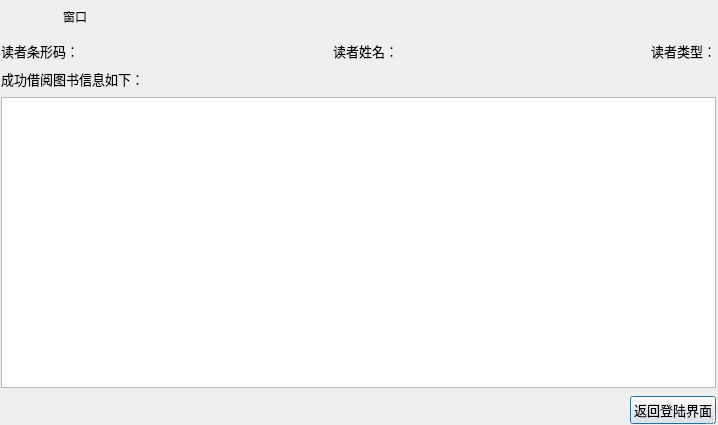
<?xml version="1.0" encoding="UTF-8"?>
<ui version="4.0">
 <class>BorrowCompleteDialog</class>
 <widget class="QDialog" name="BorrowCompleteDialog">
  <property name="geometry">
   <rect>
    <x>0</x>
    <y>0</y>
    <width>718</width>
    <height>425</height>
   </rect>
  </property>
  <property name="windowTitle">
   <string>窗口</string>
  </property>
  <property name="sizeGripEnabled">
   <bool>true</bool>
  </property>
  <layout class="QVBoxLayout" name="verticalLayout">
   <property name="spacing">
    <number>8</number>
   </property>
   <property name="leftMargin">
    <number>1</number>
   </property>
   <property name="topMargin">
    <number>0</number>
   </property>
   <property name="rightMargin">
    <number>2</number>
   </property>
   <property name="bottomMargin">
    <number>1</number>
   </property>
   <item>
    <widget class="QWidget" name="widget_title" native="true">
     <property name="sizePolicy">
      <sizepolicy hsizetype="Preferred" vsizetype="Fixed">
       <horstretch>0</horstretch>
       <verstretch>0</verstretch>
      </sizepolicy>
     </property>
     <property name="minimumSize">
      <size>
       <width>100</width>
       <height>33</height>
      </size>
     </property>
     <layout class="QHBoxLayout" name="horizontalLayout_2">
      <property name="spacing">
       <number>0</number>
      </property>
      <property name="leftMargin">
       <number>0</number>
      </property>
      <property name="topMargin">
       <number>0</number>
      </property>
      <property name="rightMargin">
       <number>0</number>
      </property>
      <property name="bottomMargin">
       <number>0</number>
      </property>
      <item>
       <widget class="QPushButton" name="btn_Icon">
        <property name="enabled">
         <bool>false</bool>
        </property>
        <property name="font">
         <font>
          <pointsize>15</pointsize>
         </font>
        </property>
        <property name="focusPolicy">
         <enum>Qt::NoFocus</enum>
        </property>
        <property name="text">
         <string/>
        </property>
        <property name="flat">
         <bool>true</bool>
        </property>
       </widget>
      </item>
      <item>
       <widget class="QLabel" name="lab_Title">
        <property name="sizePolicy">
         <sizepolicy hsizetype="Expanding" vsizetype="Preferred">
          <horstretch>0</horstretch>
          <verstretch>0</verstretch>
         </sizepolicy>
        </property>
        <property name="styleSheet">
         <string notr="true">font: 10pt &quot;微软雅黑&quot;;</string>
        </property>
        <property name="text">
         <string>窗口</string>
        </property>
        <property name="alignment">
         <set>Qt::AlignLeading|Qt::AlignLeft|Qt::AlignVCenter</set>
        </property>
       </widget>
      </item>
      <item>
       <widget class="QWidget" name="widget_menu" native="true">
        <property name="sizePolicy">
         <sizepolicy hsizetype="Minimum" vsizetype="Preferred">
          <horstretch>0</horstretch>
          <verstretch>0</verstretch>
         </sizepolicy>
        </property>
        <property name="layoutDirection">
         <enum>Qt::RightToLeft</enum>
        </property>
        <layout class="QHBoxLayout" name="horizontalLayout">
         <property name="spacing">
          <number>0</number>
         </property>
         <property name="leftMargin">
          <number>0</number>
         </property>
         <property name="topMargin">
          <number>0</number>
         </property>
         <property name="rightMargin">
          <number>0</number>
         </property>
         <property name="bottomMargin">
          <number>0</number>
         </property>
         <item>
          <widget class="QPushButton" name="btnMenu_Close">
           <property name="sizePolicy">
            <sizepolicy hsizetype="Minimum" vsizetype="Expanding">
             <horstretch>0</horstretch>
             <verstretch>0</verstretch>
            </sizepolicy>
           </property>
           <property name="minimumSize">
            <size>
             <width>40</width>
             <height>0</height>
            </size>
           </property>
           <property name="font">
            <font>
             <pointsize>10</pointsize>
            </font>
           </property>
           <property name="cursor">
            <cursorShape>ArrowCursor</cursorShape>
           </property>
           <property name="focusPolicy">
            <enum>Qt::NoFocus</enum>
           </property>
           <property name="toolTip">
            <string>关闭</string>
           </property>
           <property name="styleSheet">
            <string notr="true"/>
           </property>
           <property name="text">
            <string/>
           </property>
           <property name="flat">
            <bool>true</bool>
           </property>
          </widget>
         </item>
         <item>
          <widget class="QPushButton" name="btnMenu_Max">
           <property name="sizePolicy">
            <sizepolicy hsizetype="Minimum" vsizetype="Expanding">
             <horstretch>0</horstretch>
             <verstretch>0</verstretch>
            </sizepolicy>
           </property>
           <property name="minimumSize">
            <size>
             <width>31</width>
             <height>0</height>
            </size>
           </property>
           <property name="font">
            <font>
             <pointsize>10</pointsize>
            </font>
           </property>
           <property name="cursor">
            <cursorShape>ArrowCursor</cursorShape>
           </property>
           <property name="focusPolicy">
            <enum>Qt::NoFocus</enum>
           </property>
           <property name="toolTip">
            <string>最大化</string>
           </property>
           <property name="text">
            <string/>
           </property>
           <property name="flat">
            <bool>true</bool>
           </property>
          </widget>
         </item>
         <item>
          <widget class="QPushButton" name="btnMenu_Min">
           <property name="sizePolicy">
            <sizepolicy hsizetype="Minimum" vsizetype="Expanding">
             <horstretch>0</horstretch>
             <verstretch>0</verstretch>
            </sizepolicy>
           </property>
           <property name="minimumSize">
            <size>
             <width>31</width>
             <height>0</height>
            </size>
           </property>
           <property name="font">
            <font>
             <pointsize>10</pointsize>
            </font>
           </property>
           <property name="cursor">
            <cursorShape>ArrowCursor</cursorShape>
           </property>
           <property name="focusPolicy">
            <enum>Qt::NoFocus</enum>
           </property>
           <property name="toolTip">
            <string>最小化</string>
           </property>
           <property name="text">
            <string/>
           </property>
           <property name="flat">
            <bool>true</bool>
           </property>
          </widget>
         </item>
         <item>
          <widget class="QPushButton" name="btnMenu">
           <property name="sizePolicy">
            <sizepolicy hsizetype="Minimum" vsizetype="Expanding">
             <horstretch>0</horstretch>
             <verstretch>0</verstretch>
            </sizepolicy>
           </property>
           <property name="minimumSize">
            <size>
             <width>31</width>
             <height>0</height>
            </size>
           </property>
           <property name="font">
            <font>
             <pointsize>10</pointsize>
            </font>
           </property>
           <property name="cursor">
            <cursorShape>ArrowCursor</cursorShape>
           </property>
           <property name="focusPolicy">
            <enum>Qt::NoFocus</enum>
           </property>
           <property name="toolTip">
            <string>菜单</string>
           </property>
           <property name="layoutDirection">
            <enum>Qt::RightToLeft</enum>
           </property>
           <property name="text">
            <string/>
           </property>
           <property name="flat">
            <bool>true</bool>
           </property>
          </widget>
         </item>
        </layout>
       </widget>
      </item>
     </layout>
    </widget>
   </item>
   <item>
    <layout class="QHBoxLayout" name="horizontalLayout_3" stretch="0,0,0,0,0">
     <item>
      <widget class="QLabel" name="label_barcode">
       <property name="font">
        <font>
         <family>微软雅黑</family>
         <pointsize>10</pointsize>
        </font>
       </property>
       <property name="text">
        <string>读者条形码：</string>
       </property>
      </widget>
     </item>
     <item>
      <spacer name="horizontalSpacer">
       <property name="orientation">
        <enum>Qt::Horizontal</enum>
       </property>
       <property name="sizeHint" stdset="0">
        <size>
         <width>40</width>
         <height>20</height>
        </size>
       </property>
      </spacer>
     </item>
     <item>
      <widget class="QLabel" name="label_name">
       <property name="font">
        <font>
         <family>微软雅黑</family>
         <pointsize>10</pointsize>
        </font>
       </property>
       <property name="text">
        <string>读者姓名：</string>
       </property>
      </widget>
     </item>
     <item>
      <spacer name="horizontalSpacer_2">
       <property name="orientation">
        <enum>Qt::Horizontal</enum>
       </property>
       <property name="sizeHint" stdset="0">
        <size>
         <width>40</width>
         <height>20</height>
        </size>
       </property>
      </spacer>
     </item>
     <item>
      <widget class="QLabel" name="label_rtype">
       <property name="font">
        <font>
         <family>微软雅黑</family>
         <pointsize>10</pointsize>
        </font>
       </property>
       <property name="text">
        <string>读者类型：</string>
       </property>
      </widget>
     </item>
    </layout>
   </item>
   <item>
    <layout class="QHBoxLayout" name="horizontalLayout_5">
     <item>
      <widget class="QLabel" name="label">
       <property name="font">
        <font>
         <family>微软雅黑</family>
         <pointsize>10</pointsize>
        </font>
       </property>
       <property name="text">
        <string>成功借阅图书信息如下：</string>
       </property>
      </widget>
     </item>
     <item>
      <spacer name="horizontalSpacer_3">
       <property name="orientation">
        <enum>Qt::Horizontal</enum>
       </property>
       <property name="sizeHint" stdset="0">
        <size>
         <width>40</width>
         <height>20</height>
        </size>
       </property>
      </spacer>
     </item>
    </layout>
   </item>
   <item>
    <widget class="QTableView" name="tv"/>
   </item>
   <item>
    <layout class="QHBoxLayout" name="horizontalLayout_4">
     <item>
      <spacer name="horizontalSpacer_4">
       <property name="orientation">
        <enum>Qt::Horizontal</enum>
       </property>
       <property name="sizeHint" stdset="0">
        <size>
         <width>40</width>
         <height>20</height>
        </size>
       </property>
      </spacer>
     </item>
     <item>
      <widget class="QPushButton" name="pushButton">
       <property name="font">
        <font>
         <family>微软雅黑</family>
         <pointsize>10</pointsize>
        </font>
       </property>
       <property name="text">
        <string>返回登陆界面</string>
       </property>
      </widget>
     </item>
    </layout>
   </item>
  </layout>
 </widget>
 <resources/>
 <connections/>
</ui>
